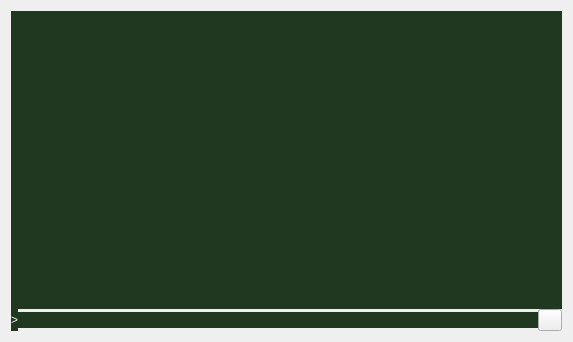
<?xml version="1.0" encoding="UTF-8"?>
<ui version="4.0">
 <class>AiConsolePage</class>
 <widget class="QWidget" name="AiConsolePage">
  <property name="geometry">
   <rect>
    <x>0</x>
    <y>0</y>
    <width>573</width>
    <height>342</height>
   </rect>
  </property>
  <property name="windowTitle">
   <string>Form</string>
  </property>
  <property name="styleSheet">
   <string notr="true">#OverviewPage { color: #0C3407; } QToolTip { border: 1px solid black; background-color: #0C3407; color: #FFFFFF; }</string>
  </property>
  <layout class="QGridLayout" name="gridLayout">
   <item row="0" column="0">
    <layout class="QVBoxLayout" name="verticalLayout">
     <property name="spacing">
      <number>0</number>
     </property>
     <item>
      <widget class="QTextEdit" name="messagesWidget">
       <property name="minimumSize">
        <size>
         <width>0</width>
         <height>100</height>
        </size>
       </property>
       <property name="styleSheet">
        <string notr="true">#messagesWidget { background-color: #203720; color: #ffffff; }</string>
       </property>
       <property name="frameShape">
        <enum>QFrame::NoFrame</enum>
       </property>
       <property name="frameShadow">
        <enum>QFrame::Plain</enum>
       </property>
       <property name="readOnly">
        <bool>true</bool>
       </property>
       <property name="tabKeyNavigation" stdset="0">
        <bool>false</bool>
       </property>
       <property name="columnCount" stdset="0">
        <number>2</number>
       </property>
      </widget>
     </item>
     <item>
      <layout class="QHBoxLayout" name="horizontalLayout_2">
       <property name="spacing">
        <number>0</number>
       </property>
       <item>
        <widget class="QLabel" name="label">
         <property name="styleSheet">
          <string notr="true">#label { background-color:#203720; color:#efefef; }</string>
         </property>
         <property name="lineWidth">
          <number>0</number>
         </property>
         <property name="text">
          <string notr="true">&gt;</string>
         </property>
        </widget>
       </item>
       <item>
        <widget class="QLineEdit" name="lineEdit">
         <property name="mouseTracking">
          <bool>false</bool>
         </property>
         <property name="styleSheet">
          <string notr="true">#lineEdit { background-color: #203720; color:#00CC00;border:0px;}</string>
         </property>
        </widget>
       </item>
       <item>
        <widget class="QPushButton" name="clearButton">
         <property name="maximumSize">
          <size>
           <width>24</width>
           <height>24</height>
          </size>
         </property>
         <property name="toolTip">
          <string>Clear console</string>
         </property>
         <property name="text">
          <string/>
         </property>
         <property name="icon">
          <iconset resource="../bitcoin.qrc">
           <normaloff>:/icons/remove</normaloff>:/icons/remove</iconset>
         </property>
         <property name="shortcut">
          <string notr="true">Ctrl+L</string>
         </property>
         <property name="autoDefault">
          <bool>false</bool>
         </property>
        </widget>
       </item>
      </layout>
     </item>
    </layout>
   </item>
  </layout>
 </widget>
 <resources>
  <include location="../bitcoin.qrc"/>
 </resources>
 <connections/>
</ui>
